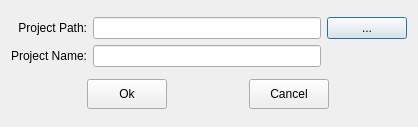
<?xml version="1.0" encoding="UTF-8"?>
<ui version="4.0">
 <class>QNewProjectDialog</class>
 <widget class="QDialog" name="QNewProjectDialog">
  <property name="geometry">
   <rect>
    <x>0</x>
    <y>0</y>
    <width>418</width>
    <height>127</height>
   </rect>
  </property>
  <property name="windowTitle">
   <string>Dialog</string>
  </property>
  <layout class="QVBoxLayout" name="verticalLayout">
   <item>
    <layout class="QGridLayout" name="gridLayout_2">
     <property name="spacing">
      <number>-1</number>
     </property>
     <item row="0" column="3">
      <widget class="QPushButton" name="pushButton">
       <property name="text">
        <string>...</string>
       </property>
      </widget>
     </item>
     <item row="1" column="1">
      <widget class="QLineEdit" name="lineEdit"/>
     </item>
     <item row="1" column="0">
      <widget class="QLabel" name="label_2">
       <property name="text">
        <string>Project Name:</string>
       </property>
       <property name="alignment">
        <set>Qt::AlignRight|Qt::AlignTrailing|Qt::AlignVCenter</set>
       </property>
      </widget>
     </item>
     <item row="0" column="0">
      <widget class="QLabel" name="label">
       <property name="text">
        <string>Project Path:</string>
       </property>
       <property name="alignment">
        <set>Qt::AlignRight|Qt::AlignTrailing|Qt::AlignVCenter</set>
       </property>
      </widget>
     </item>
     <item row="0" column="1">
      <widget class="QLineEdit" name="lineEdit_2"/>
     </item>
    </layout>
   </item>
   <item>
    <layout class="QHBoxLayout" name="horizontalLayout_3">
     <item>
      <widget class="QPushButton" name="okBtn">
       <property name="maximumSize">
        <size>
         <width>80</width>
         <height>30</height>
        </size>
       </property>
       <property name="text">
        <string>Ok</string>
       </property>
      </widget>
     </item>
     <item>
      <widget class="QPushButton" name="cancelBtn">
       <property name="maximumSize">
        <size>
         <width>80</width>
         <height>30</height>
        </size>
       </property>
       <property name="text">
        <string>Cancel</string>
       </property>
      </widget>
     </item>
    </layout>
   </item>
  </layout>
 </widget>
 <resources/>
 <connections/>
</ui>
